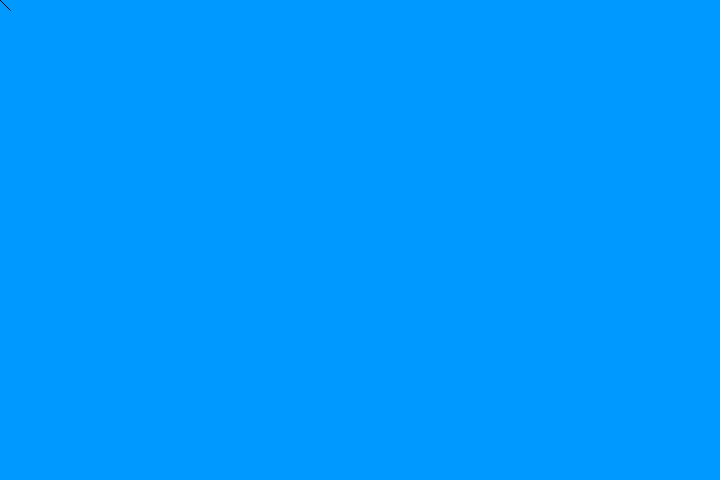
Frame 1 (no input)
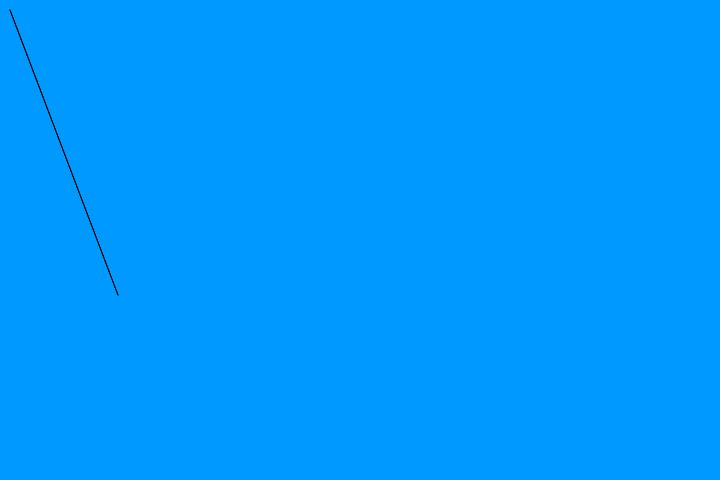
Frame 60 (no input)
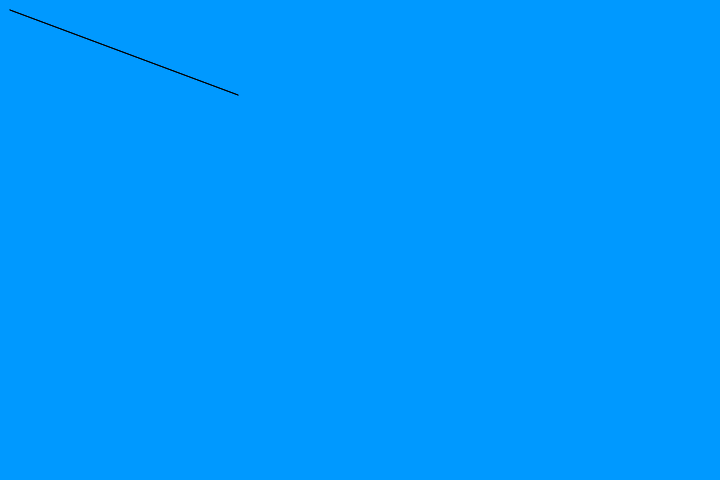
Frame 120 (the mouse pressed at the canvas centre since frame 60)

The p5.js sketch that drew these frames (run headless with seeded random() and noise() and a simulated clock; from frame 60 on, the mouse is pressed at the canvas centre):

// p5.js sketch
// ── sketch.js
var x = 0;
var y = 0;

function setup(){
    createCanvas(720,480);
}

function draw(){
    background('#09FF') // automatic semicolon insertion
    quad(x,y,10,10);
    x = x + 2;
    x = x % 700; // modulo operator
    y = y + 5;
    y = y % 500;
}
// ── index 2.html
<!DOCTYPE html>
<head>
    <meta charset="UTF-8">
    <title>Week 3</title>
    <script src="p5.min copy.js"></script>
</head>
</body>
<script src="sketch.js"></script>
</body>
</html>
// ── script.js
0; // this is a comment, which means that javascript will not try to execute this
756349594;
54321.1111;
Infinity;
-12321;
-Infinity;
-0;

var mango; // declared a variable for more space in memory;

mango = 5 // definition with a data type of number with the value 5

var mango = 24; // semi are end of statement, this line has a definition and a declaration

console.log(mango);

mango = mango; // = assignment operator right to left 

console.log(mango);

var pineapple; // declared a variable but not defined a value
console.log(pineapple); // undefined

// numbers, undefined, strings

var prose = 'hi my name is julie' ; // ' is a string delimiter
var moreprose = "i said 'my name is julie'"

// booleans are either true or false 

var x = true;
x = false;

// objects
var ball = {}; // empty object
ball = null; // null is a datatype in javascript

// operators
5 + 5;
mango = 5+5; 
var mango; // becomees undefined because we are now referring to a new place in memory

mango = 5 + "5"; // string concatenation operator
console.log(mango);

console.log(mango + "stringggggg");
// ── sketch 2.js


function setup(){
    createCanvas(windowWidth,windowHeight);
}

function draw(){
    background(0, 150, 50);
    fill('red');
    stroke('blue')
    for(var i = 0; i < 10000; i++){
        rect((i*10)%width, (i*10)%height,10,100);
 }

 fill('black');
 stroke('white')
 if(mouseX < 200){
    rect(mouseX,mouseY,100,100);
 }else{
    rect(mouseX,mouseY,50,50,25)
 }
}
